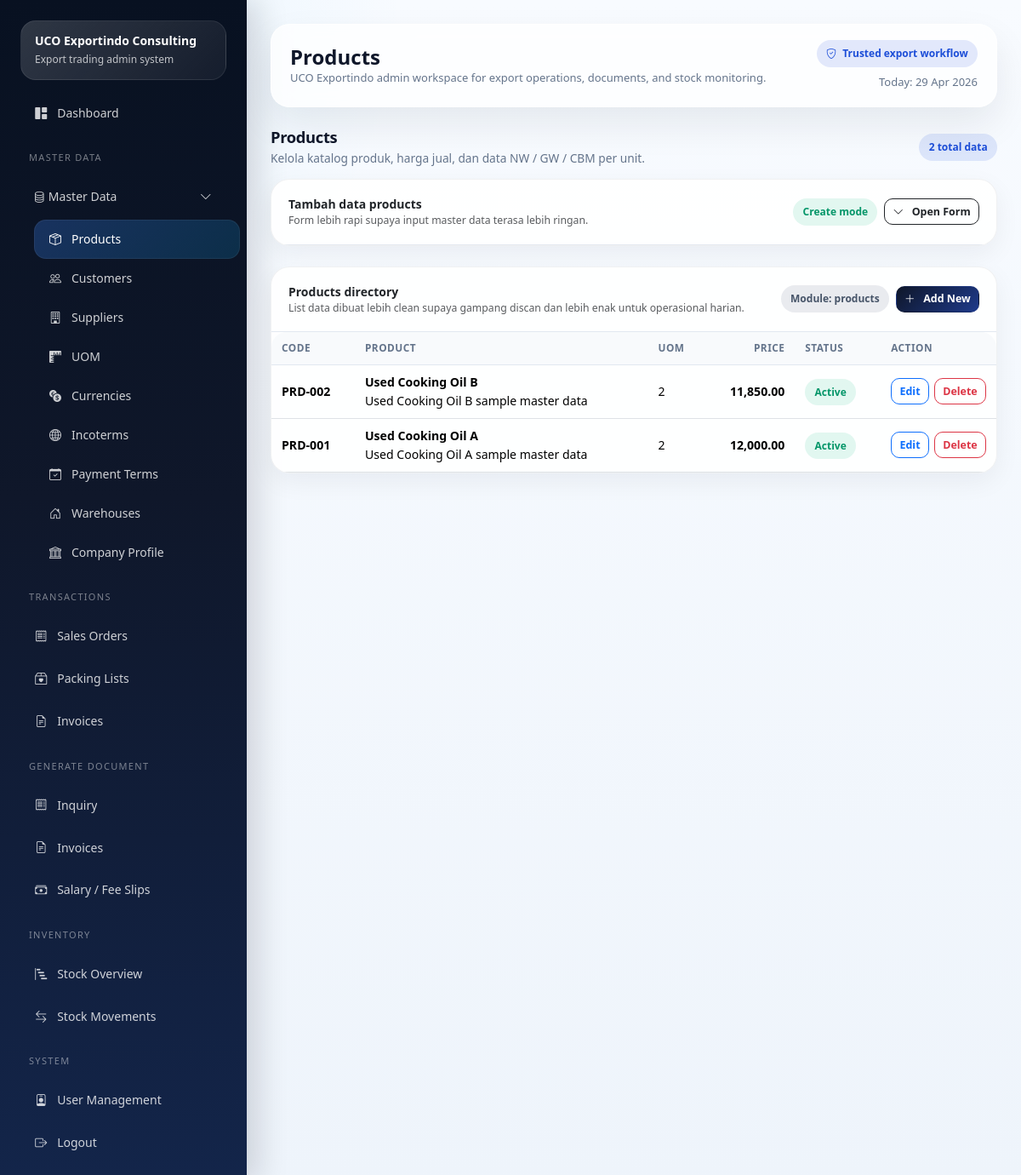
Before: /masters/products (signed in) with the older database file.
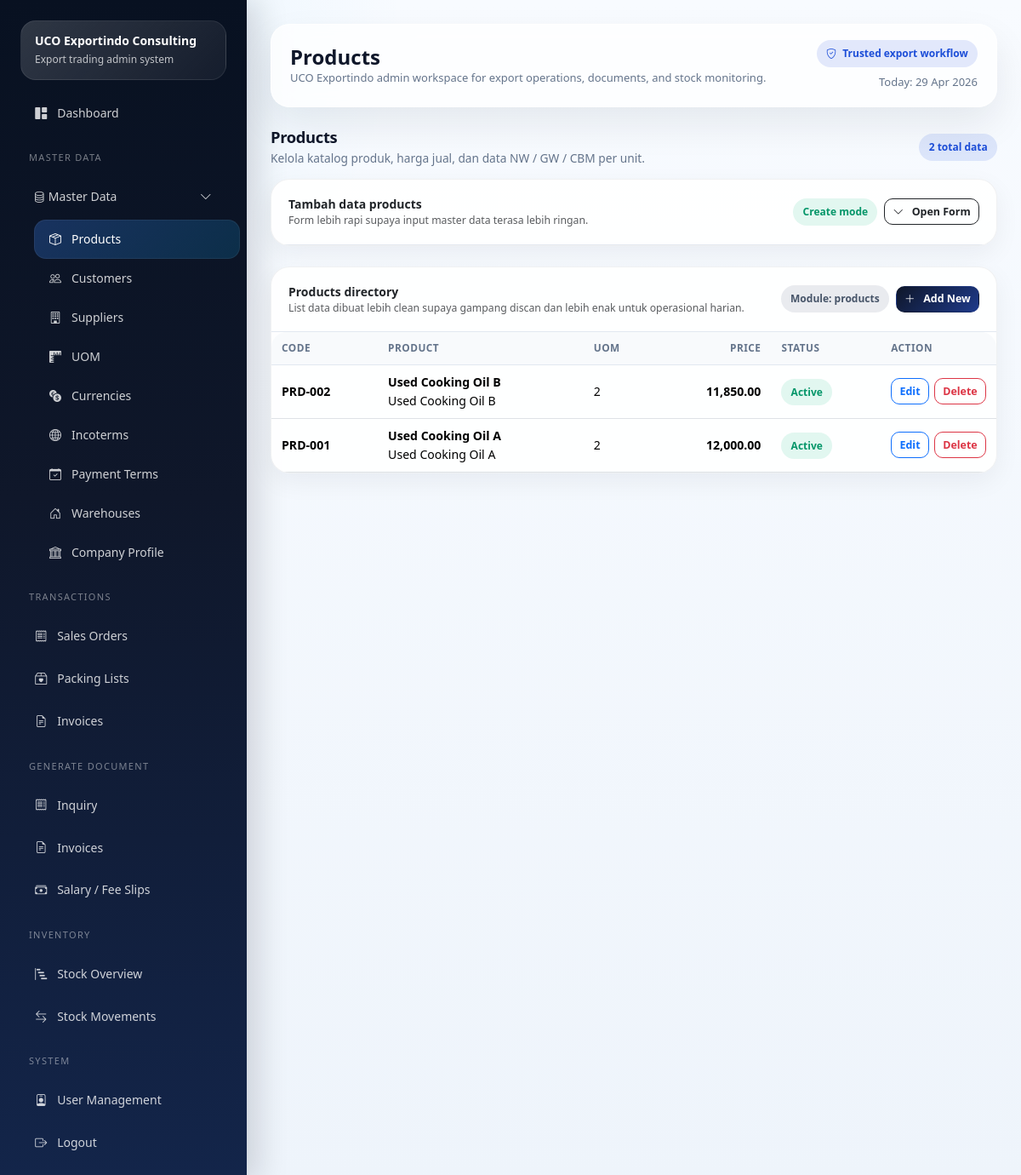
After: the same page with the newer database file.
### tables this page shows
CREATE TABLE IF NOT EXISTS `products` (
  `id` int NOT NULL AUTO_INCREMENT,
  `code` varchar(50) NOT NULL,
  `product_name` varchar(150) NOT NULL,
  `description` text,
  `uom_id` int DEFAULT NULL,
  `sales_price` decimal(18,2) NOT NULL DEFAULT '0.00',
  `nw_unit` decimal(18,4) NOT NULL DEFAULT '0.0000',
  `gw_unit` decimal(18,4) NOT NULL DEFAULT '0.0000',
  `cbm_unit` decimal(18,4) NOT NULL DEFAULT '0.0000',
  `package_unit` decimal(18,4) NOT NULL DEFAULT '0.0000',
  `is_active` tinyint(1) NOT NULL DEFAULT '1',
  `created_at` timestamp NULL DEFAULT CURRENT_TIMESTAMP,
  PRIMARY KEY (`id`),
  KEY `fk_products_uom` (`uom_id`),
  CONSTRAINT `fk_products_uom` FOREIGN KEY (`uom_id`) REFERENCES `uoms` (`id`) ON DELETE SET NULL
);

### application/core/MY_Controller.php (called while the page is built, shortened)
<?php
class MY_Controller extends CI_Controller
{
    protected $user;
    public function __construct()
    {
        $this->user = $this->session->userdata('user');
    }
    protected function render($view, $data = [], $layout = 'admin')
    {
        $data['current_user'] = $this->user;
        $this->load->view('templates/admin_header', $data);
        $this->load->view($view, $data);
        $this->load->view('templates/admin_footer', $data);
    }
}

### application/controllers/Masters.php (called while the page is built, shortened)
<?php
class Masters extends MY_Controller
{
    private $maps = [];
    public function __construct()
    {
        $this->maps = [
            'customers' => ['table' => 'customers', 'title' => 'Customers', 'fields' => ['customer_code', 'company_name', 'pic_name', 'email', 'phone', 'address', 'country', 'is_active']],
            'suppliers' => ['table' => 'suppliers', 'title' => 'Suppliers', 'fields' => ['company_name', 'pic_name', 'email', 'phone', 'address', 'country']],
            'uom' => ['table' => 'uoms', 'title' => 'UOM', 'fields' => ['uom_name']],
            'currencies' => ['table' => 'currencies', 'title' => 'Currencies', 'fields' => ['currency_code', 'currency_name']],
            'incoterms' => ['table' => 'incoterms', 'title' => 'Incoterms', 'fields' => ['incoterm_code', 'description']],
            'payment_terms' => ['table' => 'payment_terms', 'title' => 'Payment Terms', 'fields' => ['term_name', 'description']],
            'warehouses' => ['table' => 'warehouses', 'title' => 'Warehouses', 'fields' => ['code', 'warehouse_name', 'location', 'is_active']],
            'users' => ['table' => 'users', 'title' => 'User Management', 'fields' => ['nama', 'username', 'password', 'role', 'is_active']],
            'products' => ['table' => 'products', 'title' => 'Products', 'fields' => ['code', 'product_name', 'description', 'uom_id', 'sales_price', 'nw_unit', 'gw_unit', 'cbm_unit', 'package_unit', 'is_active']],
        ];
    }
    public function index($slug = 'products')
    {
        $cfg = $this->maps[$slug];
        $data['page_title'] = $cfg['title'];
        $data['slug'] = $slug;
        $data['cfg'] = $cfg;
        $data['edit'] = $this->input->get('edit') ? $this->crud->get($cfg['table'], $this->input->get('edit')) : null;
        if ($slug === 'products') $data['uoms'] = $this->crud->all('uoms', 'uom_name ASC');
        $data['rows'] = $this->crud->all($cfg['table']);
        $this->render('admin/masters/index', $data);
    }
}

### index.php (called while the page is built, shortened)
<?php
require BASEPATH . 'core/CodeIgniter.php';

### application/models/Crud_model.php (called while the page is built, shortened)
<?php
class Crud_model extends CI_Model
{
    public function all($table, $orderBy = 'id DESC')
    {
        $this->db->order_by($orderBy);
        return $this->db->get($table)->result_array();
    }
}

### application/helpers/uco_helper.php (called while the page is built, shortened)
<?php
function e($str)
{
    return htmlspecialchars((string)$str, ENT_QUOTES, 'UTF-8');
}
function format_money($amount, $decimals = 2)
{
    return number_format((float)$amount, $decimals, '.', ',');
}

### application/views/admin/masters/index.php (the view, shortened to what the changed rows need)
<div class="section-block">
  <div class="row g-4">
    <div class="col-12">
      <div class="card shadow-sm">
        <div class="card-body p-0">
          <div class="table-responsive">
            <table class="table table-sm mb-0 align-middle">
              <thead>
                <tr>
                  <?php if ($slug === 'products'): ?>
                    <th>Code</th>
                    <th>Product</th>
                    <th>UOM</th>
                    <th class="text-end">Price</th>
                    <th>Status</th>
                    <th class="action-cell">Action</th>
                  <?php elseif ($slug === 'uom'): ?>
                    <th>UOM</th>
                    <th class="action-cell">Action</th>
                  <?php elseif ($slug === 'currencies'): ?>
                    <th>Code</th>
                    <th>Name</th>
                    <th class="action-cell">Action</th>
                  <?php elseif ($slug === 'incoterms'): ?>
                    <th>Code</th>
                    <th>Description</th>
                    <th class="action-cell">Action</th>
                  <?php elseif ($slug === 'payment_terms'): ?>
                    <th>Term</th>
                    <th>Description</th>
                    <th class="action-cell">Action</th>
                  <?php endif; ?>
                </tr>
              </thead>
              <tbody>
                <?php if (!$rows): ?>
                  <tr>
                    <td colspan="6" class="empty-state">Belum ada data <?= e(strtolower($page_title)); ?>.</td>
                  </tr>
                  <?php else: foreach ($rows as $row): ?>
                    <tr>
                      <?php if ($slug === 'products'): ?>
                        <td class="fw-semibold"><?= e($row['code']); ?></td>
                        <td>
                          <div class="fw-semibold"><?= e($row['product_name']); ?></div>
                          <div class="small-muted"><?= e($row['description']); ?></div>
                        </td>
                        <td><?= e($row['uom_id'] ?? '-'); ?></td>
                        <td class="text-end fw-semibold"><?= format_money($row['sales_price'] ?? 0); ?></td>
                        <td><span class="badge-soft badge-soft-<?= (($row['is_active'] ?? 1) ? 'success' : 'secondary'); ?>"><?= (($row['is_active'] ?? 1) ? 'Active' : 'Inactive'); ?></span></td>
                      <?php elseif ($slug === 'uom'): ?>
                        <td class="fw-semibold"><?= e($row['uom_name']); ?></td>
                      <?php elseif ($slug === 'currencies'): ?>
                        <td class="fw-semibold"><?= e($row['currency_code']); ?></td>
                        <td><?= e($row['currency_name']); ?></td>
                      <?php elseif ($slug === 'incoterms'): ?>
                        <td class="fw-semibold"><?= e($row['incoterm_code']); ?></td>
                        <td><?= e($row['description']); ?></td>
                      <?php elseif ($slug === 'payment_terms'): ?>
                        <td class="fw-semibold"><?= e($row['term_name']); ?></td>
                        <td><?= e($row['description']); ?></td>
                      <?php endif; ?>
                      <td class="action-cell">
                        <div class="table-action-group">
                          <a href="<?= site_url('masters/' . $slug . '?edit=' . $row['id']); ?>" class="btn btn-sm btn-outline-primary">Edit</a>
                          <form method="post" class="d-inline" onsubmit="return confirm('Hapus data ini?')">
                            <button class="btn btn-sm btn-outline-danger">Delete</button>
                          </form>
                        </div>
                      </td>
                    </tr>
                <?php endforeach;
                endif; ?>
              </tbody>
            </table>
          </div>
        </div>
      </div>
    </div>
  </div>
</div>

Changed rows visible on the page:
changed products "PRD-002": description "Used Cooking Oil B sample master data" → "Used Cooking Oil B"
changed products "PRD-001": description "Used Cooking Oil A sample master data" → "Used Cooking Oil A"
